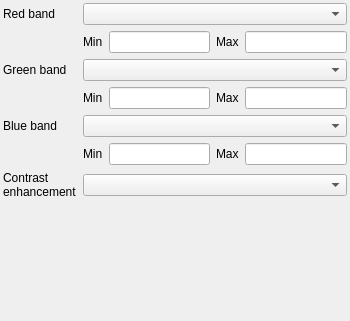
<?xml version="1.0" encoding="UTF-8"?>
<ui version="4.0">
 <class>MultiBandColorRendererWidgetBase</class>
 <widget class="QWidget" name="MultiBandColorRendererWidgetBase">
  <property name="geometry">
   <rect>
    <x>0</x>
    <y>0</y>
    <width>350</width>
    <height>321</height>
   </rect>
  </property>
  <property name="windowTitle">
   <string>Form</string>
  </property>
  <layout class="QVBoxLayout" name="verticalLayout">
   <property name="leftMargin">
    <number>3</number>
   </property>
   <property name="topMargin">
    <number>3</number>
   </property>
   <property name="rightMargin">
    <number>3</number>
   </property>
   <property name="bottomMargin">
    <number>3</number>
   </property>
   <item>
    <layout class="QGridLayout" name="gridLayout">
     <item row="6" column="0">
      <widget class="QLabel" name="mContrastEnhancementAlgorithmLabel">
       <property name="text">
        <string>Contrast
enhancement</string>
       </property>
      </widget>
     </item>
     <item row="0" column="0">
      <widget class="QLabel" name="mRedBandLabel">
       <property name="text">
        <string>Red band</string>
       </property>
      </widget>
     </item>
     <item row="6" column="1" colspan="4">
      <widget class="QComboBox" name="mContrastEnhancementAlgorithmComboBox"/>
     </item>
     <item row="1" column="1">
      <widget class="QLabel" name="mRedMinLabel">
       <property name="sizePolicy">
        <sizepolicy hsizetype="Preferred" vsizetype="Preferred">
         <horstretch>0</horstretch>
         <verstretch>0</verstretch>
        </sizepolicy>
       </property>
       <property name="text">
        <string>Min</string>
       </property>
       <property name="alignment">
        <set>Qt::AlignLeading|Qt::AlignLeft|Qt::AlignVCenter</set>
       </property>
      </widget>
     </item>
     <item row="1" column="3">
      <widget class="QLabel" name="mRedMaxLabel">
       <property name="sizePolicy">
        <sizepolicy hsizetype="Preferred" vsizetype="Preferred">
         <horstretch>0</horstretch>
         <verstretch>0</verstretch>
        </sizepolicy>
       </property>
       <property name="text">
        <string>Max</string>
       </property>
       <property name="alignment">
        <set>Qt::AlignLeading|Qt::AlignLeft|Qt::AlignVCenter</set>
       </property>
      </widget>
     </item>
     <item row="1" column="2">
      <widget class="QLineEdit" name="mRedMinLineEdit">
       <property name="maxLength">
        <number>16</number>
       </property>
      </widget>
     </item>
     <item row="0" column="1" colspan="4">
      <widget class="QComboBox" name="mRedBandComboBox"/>
     </item>
     <item row="5" column="1">
      <widget class="QLabel" name="mBlueMinLabel">
       <property name="sizePolicy">
        <sizepolicy hsizetype="Preferred" vsizetype="Preferred">
         <horstretch>0</horstretch>
         <verstretch>0</verstretch>
        </sizepolicy>
       </property>
       <property name="text">
        <string>Min</string>
       </property>
       <property name="alignment">
        <set>Qt::AlignLeading|Qt::AlignLeft|Qt::AlignVCenter</set>
       </property>
      </widget>
     </item>
     <item row="5" column="3">
      <widget class="QLabel" name="mBlueMaxLabel">
       <property name="sizePolicy">
        <sizepolicy hsizetype="Preferred" vsizetype="Preferred">
         <horstretch>0</horstretch>
         <verstretch>0</verstretch>
        </sizepolicy>
       </property>
       <property name="text">
        <string>Max</string>
       </property>
       <property name="alignment">
        <set>Qt::AlignLeading|Qt::AlignLeft|Qt::AlignVCenter</set>
       </property>
      </widget>
     </item>
     <item row="2" column="1" colspan="4">
      <widget class="QComboBox" name="mGreenBandComboBox"/>
     </item>
     <item row="3" column="1">
      <widget class="QLabel" name="mGreenMinLabel">
       <property name="sizePolicy">
        <sizepolicy hsizetype="Preferred" vsizetype="Preferred">
         <horstretch>0</horstretch>
         <verstretch>0</verstretch>
        </sizepolicy>
       </property>
       <property name="text">
        <string>Min</string>
       </property>
       <property name="alignment">
        <set>Qt::AlignLeading|Qt::AlignLeft|Qt::AlignVCenter</set>
       </property>
      </widget>
     </item>
     <item row="3" column="3">
      <widget class="QLabel" name="mGreenMaxLabel">
       <property name="sizePolicy">
        <sizepolicy hsizetype="Preferred" vsizetype="Preferred">
         <horstretch>0</horstretch>
         <verstretch>0</verstretch>
        </sizepolicy>
       </property>
       <property name="text">
        <string>Max</string>
       </property>
       <property name="alignment">
        <set>Qt::AlignLeading|Qt::AlignLeft|Qt::AlignVCenter</set>
       </property>
      </widget>
     </item>
     <item row="4" column="1" colspan="4">
      <widget class="QComboBox" name="mBlueBandComboBox"/>
     </item>
     <item row="1" column="4">
      <widget class="QLineEdit" name="mRedMaxLineEdit">
       <property name="maxLength">
        <number>16</number>
       </property>
      </widget>
     </item>
     <item row="3" column="2">
      <widget class="QLineEdit" name="mGreenMinLineEdit">
       <property name="maxLength">
        <number>16</number>
       </property>
      </widget>
     </item>
     <item row="4" column="0">
      <widget class="QLabel" name="mBlueBandLabel">
       <property name="sizePolicy">
        <sizepolicy hsizetype="Preferred" vsizetype="Preferred">
         <horstretch>0</horstretch>
         <verstretch>0</verstretch>
        </sizepolicy>
       </property>
       <property name="text">
        <string>Blue band</string>
       </property>
       <property name="alignment">
        <set>Qt::AlignLeading|Qt::AlignLeft|Qt::AlignVCenter</set>
       </property>
      </widget>
     </item>
     <item row="5" column="2">
      <widget class="QLineEdit" name="mBlueMinLineEdit">
       <property name="maxLength">
        <number>16</number>
       </property>
      </widget>
     </item>
     <item row="5" column="4">
      <widget class="QLineEdit" name="mBlueMaxLineEdit">
       <property name="maxLength">
        <number>16</number>
       </property>
      </widget>
     </item>
     <item row="2" column="0">
      <widget class="QLabel" name="mGreenBandLabel">
       <property name="sizePolicy">
        <sizepolicy hsizetype="Preferred" vsizetype="Preferred">
         <horstretch>0</horstretch>
         <verstretch>0</verstretch>
        </sizepolicy>
       </property>
       <property name="text">
        <string>Green band</string>
       </property>
       <property name="alignment">
        <set>Qt::AlignLeading|Qt::AlignLeft|Qt::AlignVCenter</set>
       </property>
      </widget>
     </item>
     <item row="3" column="4">
      <widget class="QLineEdit" name="mGreenMaxLineEdit">
       <property name="maxLength">
        <number>16</number>
       </property>
      </widget>
     </item>
    </layout>
   </item>
   <item>
    <widget class="QWidget" name="mMinMaxContainerWidget" native="true"/>
   </item>
  </layout>
 </widget>
 <tabstops>
  <tabstop>mRedBandComboBox</tabstop>
  <tabstop>mRedMinLineEdit</tabstop>
  <tabstop>mRedMaxLineEdit</tabstop>
  <tabstop>mGreenBandComboBox</tabstop>
  <tabstop>mGreenMinLineEdit</tabstop>
  <tabstop>mGreenMaxLineEdit</tabstop>
  <tabstop>mBlueBandComboBox</tabstop>
  <tabstop>mBlueMinLineEdit</tabstop>
  <tabstop>mBlueMaxLineEdit</tabstop>
  <tabstop>mContrastEnhancementAlgorithmComboBox</tabstop>
 </tabstops>
 <resources/>
 <connections/>
</ui>
